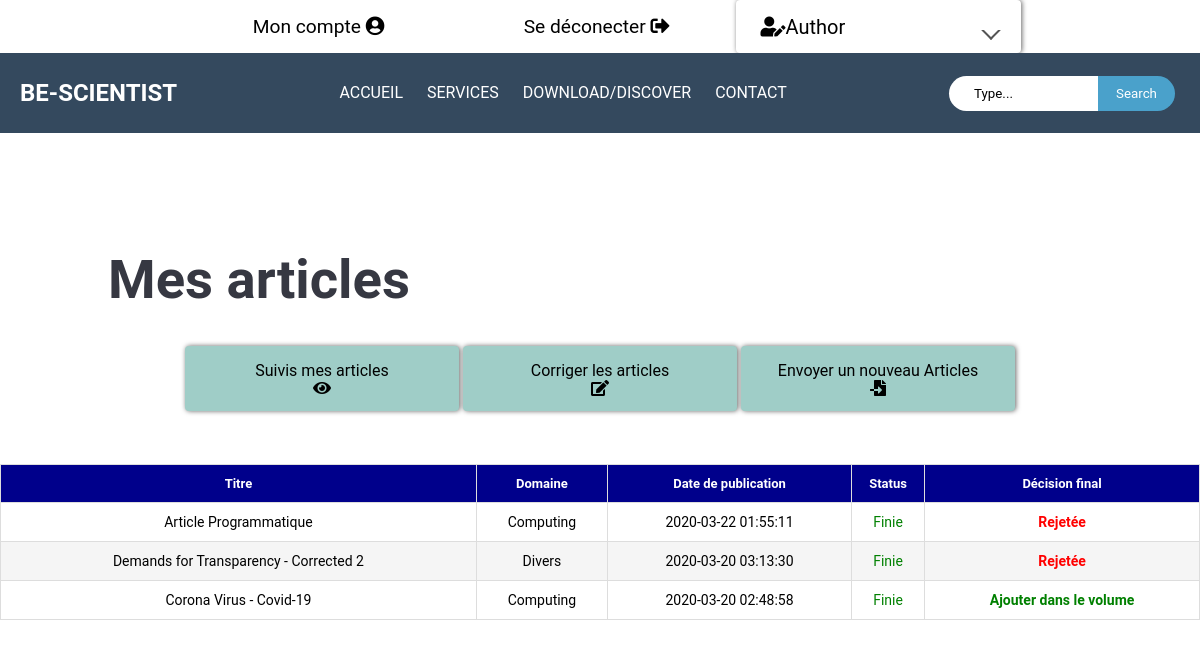
/pfe/procedure.php (signed in), run on the app's committed database.
### tables this page shows
CREATE TABLE `article` (
  `article_id` int(11) NOT NULL,
  `author_id` int(11) NOT NULL,
  `title` varchar(200) NOT NULL,
  `domain` varchar(100) NOT NULL,
  `content` text NOT NULL,
  `state` varchar(2) NOT NULL,
  `created_at` timestamp NOT NULL DEFAULT CURRENT_TIMESTAMP
);

### pfe/Classes/Model.php (called while the page is built, shortened)
<?php
    class Model {
        protected static function findBy($value, $column, $table_name) {
            $conn = Database::getConnection();
            $query = "select distinct * from ". $table_name ." where $column = '$value'";
            $stmt = $conn->prepare($query);
            $stmt->execute();
            $data = $stmt->fetchAll();
            return count($data) ? $data[0] : null;
        }
        protected static function findAll($table_name) {
            $conn = Database::getConnection();
            $query = "select * from ". $table_name ." order by created_at desc";
            $stmt = $conn->prepare($query);
            $stmt->execute();
            $data = $stmt->fetchAll();
            return count($data) ? $data : null;
        }
    }
?>

### pfe/Classes/User.php (called while the page is built, shortened)
<?php
    class User extends Model {
        public function setId($id) : void { $this->id = $id; }
        public static function findBy($value, $column = 'user_id', $table_name = 'user') {
            $data = parent::findBy($value, $column, $table_name);
            if($data != null) {
                switch(strtoupper($data['type'])) {
                    case 'A':
                        $user = new Author();
                        break;
                }
                $user->setId($data['user_id']);
                $user->setName($data['name']);
                $user->setEmail($data['email']);
                $user->setPassword($data['password']);
                $user->setJob($data['job']);
                $user->setEmailVerified($data['email_verified']);
                $user->setCreatedAt($data['created_at']);
                return $user;
            } else {
                return null;
            }
        }
    }
?>

### pfe/Classes/Article.php (called while the page is built, shortened)
<?php
    class Article extends Model {
        protected $author_id;
        protected $title;
        protected $domain;
        protected $status;
        protected $created_at;
        public function __construct()
        {
            $this->author_id = 0;
            $this->title = '';
            $this->domain = '';
            $this->status = 'W';
            $this->created_at = date('d-m-Y H:i:s');
        }
        public function setAuthorId($author_id) : void { $this->author_id = $author_id; }
        public function setTitle($title) : void { $this->title = $title; }
        public function setDomain($domain) : void { $this->domain = $domain; }
        public function setStatus($status) : void { $this->status = $status; }
        public function setCreatedAt($created_at) : void { $this->created_at = $created_at; }
        public function getAuthorId() : int { return $this->author_id; }
        public function getTitle() : string { return $this->title; }
        public function getDomain() : string { return $this->domain; }
        public function getStatus() : string { return $this->status; }
        public function getCreatedAt() { return $this->created_at; }
        public static function findAll($table_name = 'article') {
            $data = parent::findAll($table_name);
            if($data != null) {
                $articles = array(count($data));
                for($i = 0; $i < count($data); $i++) {
                    $info = $data[$i];
                    $article = new Article();
                    $article->setId($info['article_id']);
                    $article->setAuthorId($info['author_id']);
                    $article->setTitle($info['title']);
                    $article->setContent($info['content']);
                    $article->setDomain($info['domain']);
                    $article->setStatus($info['state']);
                    $article->setCreatedAt($info['created_at']);
                    $articles[$i] = $article;
                }
                return $articles;
            } else {
                return null;
            }
        }
    }
?>

### pfe/Classes/Author.php (called while the page is built, shortened)
<?php
    class Author extends User {
        public function getMyArticles() {
            $allArticles = Article::findAll();
            $myArticles = array();
            for($i = 0; $i < count($allArticles); $i++) {
                $article = $allArticles[$i];
                if($article->getAuthorId() == $this->id) {
                    array_push($myArticles, $article);
                }
            }
            return $myArticles;
        }
    }
?>

### pfe/procedure.php (the view, shortened to what this page needs)
<?php
	$user = User::findBy($_SESSION['user_id']);
	$type = User::$types[$_SESSION['current_type']];
	$authorArticle = array();
	if(strtolower(get_class($user)) == 'author' || strtolower(get_class($user)) == 'reviewer') {
		$author = New Author();
		$author->setId($user->getId());
		$author->setName($user->getName());
		$author->setEmail($user->getEmail());
		$author->setJob($user->getJob());
		$author->setCreatedAt($user->getCreatedAt());
		$authorArticle = $author->getMyArticles();
	}
?>
<!doctype html>
<html>
	<head>
		    <link rel="stylesheet" href="https://use.fontawesome.com/releases/v5.5.0/css/all.css">
			<link rel="stylesheet" href="styles/style.css">
	</head>
	<body>
	<div class="mh">
		<div class="sm"><a href="myaccount.php" class="barh">Mon compte <i class="fas fa-user-circle"></i> </a></div>
		<div class="sm">
		<form action="<?= $_SERVER['PHP_SELF'] ?>" method="POST">
			<button name="logout_button" type="submit" class="barh" style="cursor: pointer; background-color: transparent; outline: none; border: none">
				Se déconecter <i class="fas fa-sign-out-alt"></i>
			</button>
		</form>
		</div>
	<div>
	<div class="select_wrap">
		<ul class="default_option">
			<li>
				<div class="option pizza">
					<i class="fas fa-user-edit"></i>
					<p><?= $type ?><p>
				</div>
			</li>
		</ul>
	</div>
</div>
	</div>
  <div class="header nav" id="nav">
	<h2 class="logo"><a href="/pfe/">be-scientist</a></h2>
    <ul class="menu">
			<a href="index.php">ACCUEIL</a>
			<a href="index.php#services">SERVICES</a>
			<a href="inter_volume.php">DOWNLOAD/DISCOVER</a>
			<a href="index.php#contact">Contact</a>
	   <div class="box" id="srch">
		<form >
		  <input type="text" name="" placeholder="Type..." id="rch">
		  <input type="submit" name="" value="Search" id="btnrch">
		</form>
	  </div>
    </ul>
  </div>
	<div id="IntA" >
		<h1 id="TIMA">Mes articles</h1>
		<div class="A_menu">
			<div class="champ" id="d1-champ" onclick="info(0)">Suivis mes articles <i class="fas fa-eye"></i></div>
			<div class="champ" id="d2-champ" onclick="info(7)">Corriger les articles  <i class="fas fa-edit"></i></div>
			<div class="champ" id="d2-champ" onclick="info(1)">Envoyer un nouveau Articles  <i class="fas fa-file-import"></i></div>
		</div>
		<table class='table' id="AI">
			<thead>
				<th>Titre</th>
				<th>Domaine</th>
				<th>Date de publication</th>
				<th>Status</th>
				<th>Décision final</th>
			</thead>
			<tbody>
				<?php if(count($authorArticle)) : ?>
					<?php foreach($authorArticle as $article) : ?>
						<tr>
						<td><?= $article->getTitle(); ?></td>
						<td><?= $article->getDomain(); ?></td>
						<td><?= $article->getCreatedAt(); ?></td>
						<td>
							<?php
								$status = strtoupper($article->getStatus());
								if($status == 'A' || $status == 'R' || $status == 'AJ') echo '<span style="color: green;">Finie</span>';
							?>
						</td>
						<td>
							<?php
								$status = strtoupper($article->getStatus());
								if($status == 'AJ') echo '<span style="color: green; font-weight: bold">Ajouter dans le volume</span>';
								if($status == 'R') echo '<span style="color: red; font-weight: bold">Rejetée</span>';
							?>
						</td>
						</tr>
					<?php endforeach; ?>
				<?php else : echo "<tr><td colspan='6'>You didnt submit any article</td></tr>"; endif; ?>
			</tbody>
		</table>
	</div>
	</body>
</html>

### pfe/styles/style.css (style rules this page uses)
* { margin: 0; padding: 0; font-family: "montserrat",sans-serif; }
.header { height: 80px; background: #34495e; padding: 0 20px; color: #fff; position:fixed; width:100%; z-index:1; }
.logo { line-height: 80px; float: left; text-transform: uppercase; }
.logo a { text-decoration: none; color: #fff; }
.menu { text-align: center; line-height: 80px; }
.menu a { color: #fff; text-transform: uppercase; text-decoration: none; padding: 0 10px; transition: 0.4s; }
.box { float:right; }
#rch { background:#fff; width:150px; height:35px; border:none; outline:none; padding:0 25px; border-radius:25px 0 0 25px; }
#btnrch { position: relative; left: -5px; border-radius: 0 25px 25px 0; width: 77px; height: 35px; border: none; outline: none; cursor: pointer; background:#4aa1cb; color:#fff; }
* { box-sizing:border-box }
.mh { display: -webkit-flex; display: -moz-flex; display: -ms-flex; display: -o-flex; display: flex; flex-wrap:wrap; justify-content:center; align-items:center; }
.sm { position: relative; display: -webkit-flex; display: -moz-flex; display: -ms-flex; display: -o-flex; display: flex; flex-direction: column; align-items: center; justify-content: center; width: 274px; height: auto; border-radius: 4px; backgroud-color: #fff; text-align: center; margin: 2px; padding: 8px; transition: .3s; }
.barh { text-decoration: none; color:black; font-size: 1.2em; }
* { margin: 0; padding: 0; box-sizing: border-box; list-style: none; font-family: 'Montserrat', sans-serif; }
.select_wrap { text-align: center; background:#fff; padding: 5px; width: 285px; height: 53px; border: none; font-size: 20px; box-shadow: 1px 0px 5px 0 rgba(0,0,0,.6); -webkit-appearance: button; outline: none; border-radius: 4px; }
.select_wrap .default_option { background: #fff; border-radius: 5px; position: relative; cursor: pointer; }
.select_wrap .default_option li { padding: 10px 20px; }
.select_wrap .default_option:before { content: ""; position: absolute; top: 18px; right: 18px; width: 10px; height: 10px; border: 2px solid; border-color: transparent transparent #555555 #555555; transform: rotate(-45deg); }
.select_wrap .option { display: flex; align-items: center; }
.A_menu { display: -webkit-flex; display: -moz-flex; display: -ms-flex; display: -o-flex; display: flex; flex-wrap:wrap; justify-content:center; align-items:center; margin: 0; padding: 0; box-sizing: border-box; list-style: none; font-family: 'Montserrat', sans-serif; }
.champ { position: relative; display: -webkit-flex; display: -moz-flex; display: -ms-flex; display: -o-flex; display: flex; flex-direction: column; align-items: center; justify-content: center; width: 274px; height: auto; border-radius: 4px; background-color: #9fcdc7; text-align: center; margin: 2px; padding: 15px; box-shadow: 1px 0 5px 0 rgba(0,0,0,0.6); }
* { margin: 0; padding: 0; box-sizing: border-box; outline: none; font-family: 'Roboto', sans-serif; }
body { background: url('bg.jpg') no-repeat top center; background-size: cover; height: 100vh; }
.table { width: 100%; border-collapse: collapse; position: absolute; top: 92%; }
.table td,.table th { padding:11px 0px; border:1px solid #ddd; text-align: center; font-size:13px; }
.table th { background-color: darkblue; color:#ffffff; }
.table tbody tr:nth-child(even) { background-color: #f5f5f5; }
td { padding: 20px; font-size: 14px !important; }
#TIMA { margin-top: -111px; padding: 0px 9% 33px; color: #363842; font-size: 3.4em; }
#IntA { position: absolute; top: 44%; width: 100%; padding-bottom: 5%; }

### data on the page
article: title "Article Programmatique", domain "Computing", created_at "2020-03-22 01:55:11", state "Finie"
article: title "Demands for Transparency - Corrected 2", domain "Divers", created_at "2020-03-20 03:13:30", state "Finie"
article: title "Corona Virus - Covid-19", domain "Computing", created_at "2020-03-20 02:48:58", state "Finie"

### other printed values
$type "Author"
